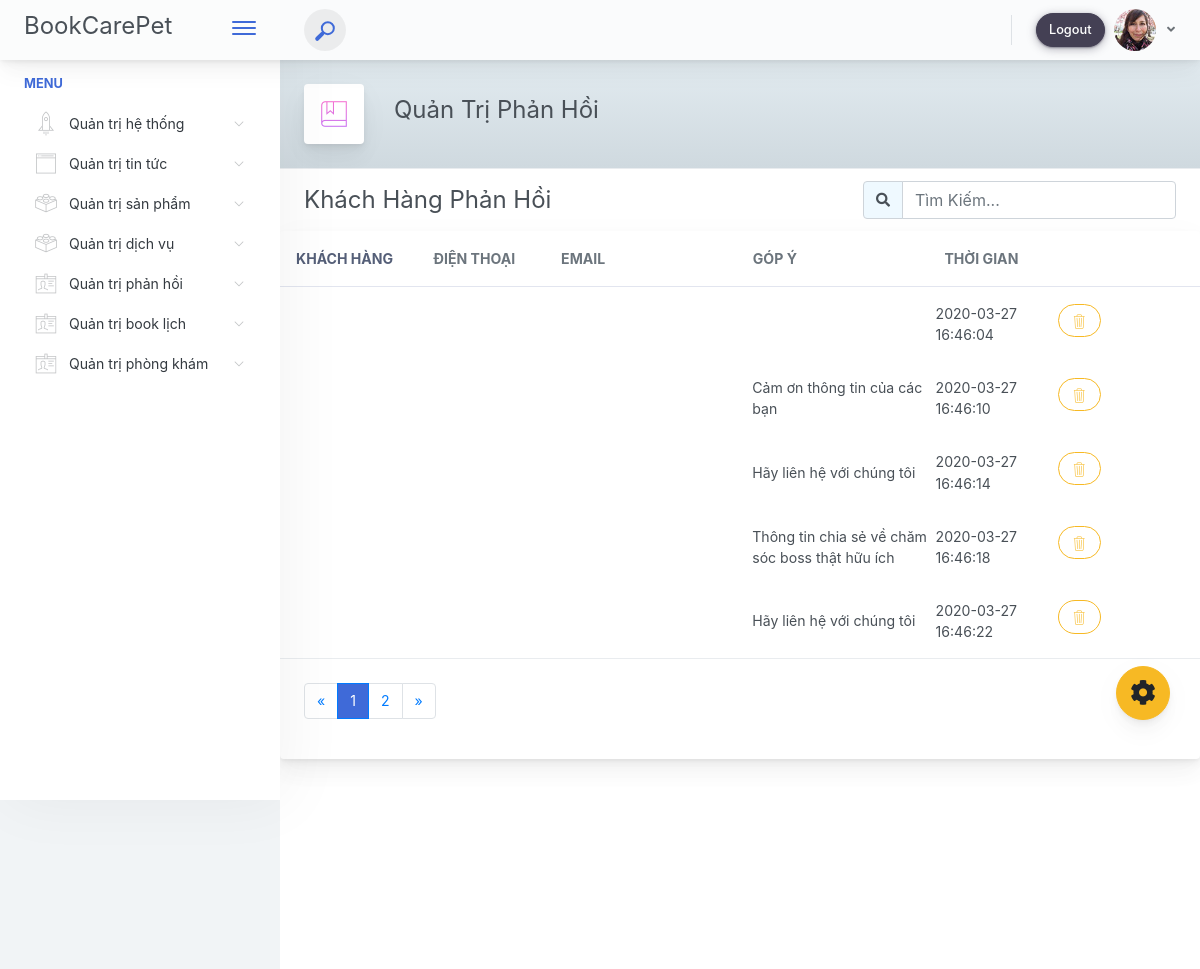
Page /index.php/admin/quan_tri_phan_hoi on the committed database.
### tables this page shows
CREATE TABLE `phan_hoi` (
  `ma_phan_hoi` int(11) NOT NULL,
  `ma_tham_gia` int(11) NOT NULL,
  `gop_y` varchar(255) NOT NULL,
  `thoi_gian` timestamp NOT NULL DEFAULT current_timestamp() ON UPDATE current_timestamp()
);

### application/controllers/admin/quan_tri_phan_hoi.php (called while the page is built, shortened)
<?php
class quan_tri_phan_hoi extends CI_Controller {
	function __construct()
	{
		$this->load->helper('url');
		$this->load->database();
		$this->load->model('m_tin_tuc');
	}
	public function index()
	{
		$this->load->helper('url');
		$this->load->database();
		$this->load->model('m_phan_hoi');
		$data['tieu_de'] = "Quản trị phản hồi | BookCarePet";
		$data['phan_hoi'] = $this->m_phan_hoi->lay_phan_hoi();
		$this->load->view('admin/v_header', $data);
		$this->load->view('admin/v_menu');
		$this->load->view('admin/v_quan_tri_phan_hoi', $data);
	}
}

### index.php (called while the page is built, shortened)
<?php
require_once BASEPATH.'core/CodeIgniter.php';

### application/models/m_phan_hoi.php (called while the page is built, shortened)
<?php
	class m_phan_hoi extends CI_Model
	{
		public function lay_phan_hoi()
		{
			$query = $this->db->query("
				SELECT *
				FROM  phan_hoi
				");
			return $query->result();
		}
	}
;?>

### application/views/admin/v_quan_tri_phan_hoi.php (the view, shortened to what this page needs)
<div class="app-main__outer">
                <div class="app-main__inner p-0">
                    <div class="app-inner-layout">
                        <div class="app-inner-layout__header bg-heavy-rain">
                            <div class="app-page-title">
                                <div class="page-title-wrapper">
                                    <div class="page-title-heading">
                                        <div class="page-title-icon">
                                            <i class="pe-7s-notebook icon-gradient bg-mixed-hopes">
                                            </i>
                                        </div>
                                        <h4>Quản Trị Phản Hồi</h4>
                                    </div>
                                    </div>
                            </div>
                         </div>
                        <div class="app-inner-layout__wrapper">
                            <div class="app-inner-layout__content card">
                                <div>
                                    <div class="app-inner-layout__top-pane">
                                        <div class="pane-left">
                                            <h4 class="mb-0">Khách Hàng Phản Hồi</h4>
                                        </div>
                                        <div class="pane-right">
                                            <div class="input-group">
                                                <div class="input-group-prepend">
                                                    <div class="input-group-text">
                                                        <i class="fa fa-search fa-w-16 "></i>
                                                    </div>
                                                </div>
                                                <input placeholder="Tìm Kiếm..." type="text" class="form-control"></div>
                                        </div>
                                    </div>
                                    <div class="card mb-3">
                        <div class="card-header pr-0 pl-0">
                            <div class="row no-gutters align-items-center w-100">
                                <div class="col font-weight-bold pl-3">Khách Hàng</div>
                                <div class="d-none d-md-block col-10 text-muted">
                                    <div class="row no-gutters align-items-center">
                                        <div class="col-2">Điện Thoại</div>
                                        <div class="col-3">Email</div>
                                        <div class="col-3">Góp Ý</div>
                                        <div class="col-2">Thời Gian</div>
                                    </div>
                                </div>
                            </div>
                        </div>
                         <?php foreach ($phan_hoi as $row) {
                        ;?>
                        <div class="card-body py-3">
                            <div class="row no-gutters align-items-center">
                                <div class="d-none d-md-block col-10">
                                <div class="row no-gutters align-items-center">
                                <div class="col-3"><?=$row->gop_y;?></div>
                                <div class="col-2"><?=$row->thoi_gian;?></div>
                                <div class="media col-2 align-items-center">
                                <a href="<?=base_url();?>admin/quan_tri_phan_hoi/xoa_phan_hoi/<?=$row->ma_phan_hoi;?>">
                                                <button class="mb-2 mr-2 btn-icon btn-icon-only btn-pill btn btn-outline-warning"><i class="pe-7s-trash btn-icon-wrapper"> </i></button></a>
                            </div>
                            </div>
                            </div>
                            </div>
                        </div>
                        <?php
                        }
                        ;?>
                                        <div class="app-inner-layout__bottom-pane d-block text-center">
                                            <nav class="" aria-label="Page navigation example">
                                                <ul class="pagination">
                                                    <li class="page-item"><a href="javascript:void(0);" class="page-link" aria-label="Previous"><span aria-hidden="true">«</span><span class="sr-only">Previous</span></a></li>
                                                    <li class="page-item active"><a href="javascript:void(0);" class="page-link">1</a></li>
                                                    <li class="page-item"><a href="javascript:void(0);" class="page-link">2</a></li>
                                                    <li class="page-item"><a href="javascript:void(0);" class="page-link" aria-label="Next"><span aria-hidden="true">»</span><span class="sr-only">Next</span></a></li>
                                                </ul>
                                            </nav>
                                        </div>
                                    </div>
                                </div>
                            </div>
                    </div>
                </div>
                  </div>
    </div>
</div>
<div class="app-drawer-overlay d-none animated fadeIn"></div><script type="text/javascript" src="./assets/scripts/main.87c0748b313a1dda75f5.js"></script></body>
</html>

### rows in the picture
phan_hoi: thoi_gian "2020-03-27 16:46:04"
phan_hoi: gop_y "Cảm ơn thông tin của các bạn", thoi_gian "2020-03-27 16:46:10"
phan_hoi: gop_y "Hãy liên hệ với chúng tôi", thoi_gian "2020-03-27 16:46:14"
phan_hoi: gop_y "Thông tin chia sẻ về chăm sóc boss thật hữu ích", thoi_gian "2020-03-27 16:46:18"
phan_hoi: gop_y "Hãy liên hệ với chúng tôi", thoi_gian "2020-03-27 16:46:22"
